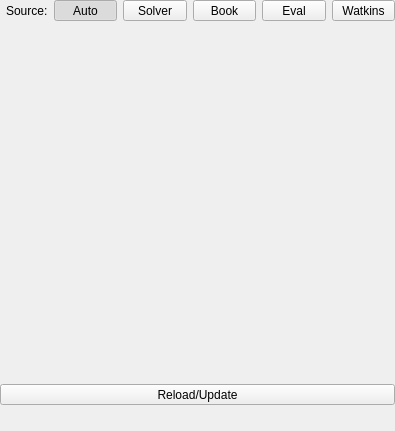
<?xml version="1.0" encoding="UTF-8"?>
<ui version="4.0">
 <class>ResultsWidget</class>
 <widget class="QWidget" name="ResultsWidget">
  <property name="geometry">
   <rect>
    <x>0</x>
    <y>0</y>
    <width>395</width>
    <height>431</height>
   </rect>
  </property>
  <property name="windowTitle">
   <string>Results</string>
  </property>
  <layout class="QVBoxLayout" name="verticalLayout">
   <property name="leftMargin">
    <number>0</number>
   </property>
   <property name="topMargin">
    <number>0</number>
   </property>
   <property name="rightMargin">
    <number>0</number>
   </property>
   <property name="bottomMargin">
    <number>6</number>
   </property>
   <item>
    <layout class="QGridLayout" name="gridLayout_2">
     <property name="leftMargin">
      <number>6</number>
     </property>
     <property name="topMargin">
      <number>0</number>
     </property>
     <item row="0" column="4">
      <widget class="QToolButton" name="btn_SourceEval">
       <property name="sizePolicy">
        <sizepolicy hsizetype="Expanding" vsizetype="Fixed">
         <horstretch>0</horstretch>
         <verstretch>0</verstretch>
        </sizepolicy>
       </property>
       <property name="text">
        <string>Eval</string>
       </property>
       <property name="checkable">
        <bool>true</bool>
       </property>
       <property name="autoExclusive">
        <bool>true</bool>
       </property>
      </widget>
     </item>
     <item row="0" column="3">
      <widget class="QToolButton" name="btn_SourceBook">
       <property name="sizePolicy">
        <sizepolicy hsizetype="Expanding" vsizetype="Fixed">
         <horstretch>0</horstretch>
         <verstretch>0</verstretch>
        </sizepolicy>
       </property>
       <property name="text">
        <string>Book</string>
       </property>
       <property name="checkable">
        <bool>true</bool>
       </property>
       <property name="autoExclusive">
        <bool>true</bool>
       </property>
      </widget>
     </item>
     <item row="0" column="2">
      <widget class="QToolButton" name="btn_SourceSolver">
       <property name="sizePolicy">
        <sizepolicy hsizetype="Expanding" vsizetype="Fixed">
         <horstretch>0</horstretch>
         <verstretch>0</verstretch>
        </sizepolicy>
       </property>
       <property name="text">
        <string>Solver</string>
       </property>
       <property name="checkable">
        <bool>true</bool>
       </property>
       <property name="autoExclusive">
        <bool>true</bool>
       </property>
      </widget>
     </item>
     <item row="0" column="1">
      <widget class="QToolButton" name="btn_SourceAuto">
       <property name="sizePolicy">
        <sizepolicy hsizetype="Expanding" vsizetype="Fixed">
         <horstretch>0</horstretch>
         <verstretch>0</verstretch>
        </sizepolicy>
       </property>
       <property name="text">
        <string>Auto</string>
       </property>
       <property name="checkable">
        <bool>true</bool>
       </property>
       <property name="checked">
        <bool>true</bool>
       </property>
       <property name="autoExclusive">
        <bool>true</bool>
       </property>
      </widget>
     </item>
     <item row="0" column="0">
      <widget class="QLabel" name="label">
       <property name="text">
        <string>Source:</string>
       </property>
      </widget>
     </item>
     <item row="0" column="5">
      <widget class="QToolButton" name="btn_SourceWatkins">
       <property name="sizePolicy">
        <sizepolicy hsizetype="Expanding" vsizetype="Fixed">
         <horstretch>0</horstretch>
         <verstretch>0</verstretch>
        </sizepolicy>
       </property>
       <property name="text">
        <string>Watkins</string>
       </property>
       <property name="checkable">
        <bool>true</bool>
       </property>
       <property name="autoExclusive">
        <bool>true</bool>
       </property>
      </widget>
     </item>
    </layout>
   </item>
   <item>
    <widget class="QScrollArea" name="scrollArea">
     <property name="frameShape">
      <enum>QFrame::NoFrame</enum>
     </property>
     <property name="widgetResizable">
      <bool>true</bool>
     </property>
     <widget class="QWidget" name="widget_Solution">
      <property name="geometry">
       <rect>
        <x>0</x>
        <y>0</y>
        <width>395</width>
        <height>352</height>
       </rect>
      </property>
     </widget>
    </widget>
   </item>
   <item>
    <widget class="QToolButton" name="btn_Update">
     <property name="sizePolicy">
      <sizepolicy hsizetype="Expanding" vsizetype="Fixed">
       <horstretch>0</horstretch>
       <verstretch>0</verstretch>
      </sizepolicy>
     </property>
     <property name="text">
      <string>Reload/Update</string>
     </property>
    </widget>
   </item>
   <item>
    <widget class="QLabel" name="label_Info">
     <property name="text">
      <string/>
     </property>
     <property name="wordWrap">
      <bool>true</bool>
     </property>
    </widget>
   </item>
  </layout>
 </widget>
 <resources/>
 <connections/>
</ui>
